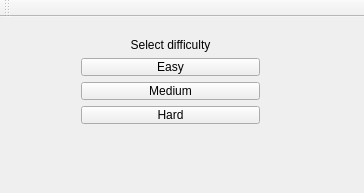
<?xml version="1.0" encoding="UTF-8"?>
<ui version="4.0">
 <class>QtViewClass_game</class>
 <widget class="QMainWindow" name="QtViewClass_game">
  <property name="geometry">
   <rect>
    <x>0</x>
    <y>0</y>
    <width>364</width>
    <height>193</height>
   </rect>
  </property>
  <property name="windowTitle">
   <string>QtView</string>
  </property>
  <widget class="QWidget" name="centralWidget">
   <widget class="QStackedWidget" name="stackedWidget">
    <property name="geometry">
     <rect>
      <x>10</x>
      <y>0</y>
      <width>341</width>
      <height>151</height>
     </rect>
    </property>
    <property name="currentIndex">
     <number>4</number>
    </property>
    <widget class="QWidget" name="page_3">
     <widget class="QWidget" name="verticalLayoutWidget_3">
      <property name="geometry">
       <rect>
        <x>90</x>
        <y>30</y>
        <width>160</width>
        <height>80</height>
       </rect>
      </property>
      <layout class="QVBoxLayout" name="verticalLayout_3">
       <item>
        <widget class="QLabel" name="label_5">
         <property name="text">
          <string>Select Mode</string>
         </property>
         <property name="alignment">
          <set>Qt::AlignCenter</set>
         </property>
        </widget>
       </item>
       <item>
        <widget class="QPushButton" name="pushButton_playerMode">
         <property name="text">
          <string>vs. Player</string>
         </property>
        </widget>
       </item>
       <item>
        <widget class="QPushButton" name="pushButton_computerMode">
         <property name="text">
          <string>vs. Computer</string>
         </property>
        </widget>
       </item>
      </layout>
     </widget>
    </widget>
    <widget class="QWidget" name="page">
     <widget class="QWidget" name="verticalLayoutWidget">
      <property name="geometry">
       <rect>
        <x>20</x>
        <y>10</y>
        <width>301</width>
        <height>121</height>
       </rect>
      </property>
      <layout class="QVBoxLayout" name="verticalLayout">
       <item>
        <layout class="QHBoxLayout" name="horizontalLayout_2">
         <item>
          <widget class="QLabel" name="label_3">
           <property name="text">
            <string>Player 1:</string>
           </property>
           <property name="alignment">
            <set>Qt::AlignBottom|Qt::AlignHCenter</set>
           </property>
          </widget>
         </item>
         <item>
          <widget class="QLabel" name="label_2">
           <property name="text">
            <string>Player 2:</string>
           </property>
           <property name="alignment">
            <set>Qt::AlignBottom|Qt::AlignHCenter</set>
           </property>
          </widget>
         </item>
        </layout>
       </item>
       <item>
        <layout class="QHBoxLayout" name="horizontalLayout">
         <item>
          <widget class="QLineEdit" name="lineEdit_1"/>
         </item>
         <item>
          <widget class="QLineEdit" name="lineEdit_2"/>
         </item>
        </layout>
       </item>
       <item>
        <widget class="QPushButton" name="pushButton">
         <property name="enabled">
          <bool>true</bool>
         </property>
         <property name="text">
          <string>Submit names</string>
         </property>
        </widget>
       </item>
      </layout>
     </widget>
    </widget>
    <widget class="QWidget" name="page_4">
     <widget class="QWidget" name="verticalLayoutWidget_4">
      <property name="geometry">
       <rect>
        <x>80</x>
        <y>30</y>
        <width>201</width>
        <height>80</height>
       </rect>
      </property>
      <layout class="QVBoxLayout" name="verticalLayout_5">
       <item>
        <widget class="QLabel" name="label_8">
         <property name="text">
          <string>Player name:</string>
         </property>
         <property name="alignment">
          <set>Qt::AlignCenter</set>
         </property>
        </widget>
       </item>
       <item>
        <widget class="QLineEdit" name="lineEdit_singlePlayerName"/>
       </item>
       <item>
        <widget class="QPushButton" name="pushButton_singlePlayerName">
         <property name="text">
          <string>Submit name</string>
         </property>
        </widget>
       </item>
      </layout>
     </widget>
    </widget>
    <widget class="QWidget" name="page_2">
     <widget class="QWidget" name="gridLayoutWidget">
      <property name="geometry">
       <rect>
        <x>10</x>
        <y>10</y>
        <width>239</width>
        <height>111</height>
       </rect>
      </property>
      <layout class="QGridLayout" name="gridLayout">
       <item row="1" column="0">
        <widget class="QPushButton" name="pushButton_4">
         <property name="text">
          <string>2,1</string>
         </property>
        </widget>
       </item>
       <item row="0" column="0">
        <widget class="QPushButton" name="pushButton_1">
         <property name="text">
          <string>1,1</string>
         </property>
        </widget>
       </item>
       <item row="0" column="1">
        <widget class="QPushButton" name="pushButton_2">
         <property name="text">
          <string>1,2</string>
         </property>
        </widget>
       </item>
       <item row="1" column="2">
        <widget class="QPushButton" name="pushButton_6">
         <property name="text">
          <string>2,3</string>
         </property>
        </widget>
       </item>
       <item row="1" column="1">
        <widget class="QPushButton" name="pushButton_5">
         <property name="text">
          <string>2,2</string>
         </property>
        </widget>
       </item>
       <item row="0" column="2">
        <widget class="QPushButton" name="pushButton_3">
         <property name="text">
          <string>1,3</string>
         </property>
        </widget>
       </item>
       <item row="2" column="0">
        <widget class="QPushButton" name="pushButton_7">
         <property name="text">
          <string>3,1</string>
         </property>
        </widget>
       </item>
       <item row="2" column="1">
        <widget class="QPushButton" name="pushButton_8">
         <property name="text">
          <string>3,2</string>
         </property>
        </widget>
       </item>
       <item row="2" column="2">
        <widget class="QPushButton" name="pushButton_9">
         <property name="text">
          <string>3,3</string>
         </property>
        </widget>
       </item>
      </layout>
     </widget>
     <widget class="QWidget" name="verticalLayoutWidget_2">
      <property name="geometry">
       <rect>
        <x>260</x>
        <y>10</y>
        <width>61</width>
        <height>111</height>
       </rect>
      </property>
      <layout class="QVBoxLayout" name="verticalLayout_2">
       <item>
        <widget class="QLabel" name="label_4">
         <property name="text">
          <string>Turn of:</string>
         </property>
         <property name="alignment">
          <set>Qt::AlignBottom|Qt::AlignHCenter</set>
         </property>
        </widget>
       </item>
       <item>
        <widget class="QLabel" name="label">
         <property name="text">
          <string>Nume</string>
         </property>
         <property name="alignment">
          <set>Qt::AlignHCenter|Qt::AlignTop</set>
         </property>
        </widget>
       </item>
      </layout>
     </widget>
    </widget>
    <widget class="QWidget" name="page_5">
     <widget class="QWidget" name="verticalLayoutWidget_5">
      <property name="geometry">
       <rect>
        <x>60</x>
        <y>10</y>
        <width>201</width>
        <height>108</height>
       </rect>
      </property>
      <layout class="QVBoxLayout" name="verticalLayout_6">
       <item>
        <widget class="QLabel" name="label_9">
         <property name="text">
          <string>Select difficulty</string>
         </property>
         <property name="alignment">
          <set>Qt::AlignCenter</set>
         </property>
        </widget>
       </item>
       <item>
        <widget class="QPushButton" name="pushButton_easy">
         <property name="text">
          <string>Easy</string>
         </property>
        </widget>
       </item>
       <item>
        <widget class="QPushButton" name="pushButton_medium">
         <property name="text">
          <string>Medium</string>
         </property>
        </widget>
       </item>
       <item>
        <widget class="QPushButton" name="pushButton_hard">
         <property name="text">
          <string>Hard</string>
         </property>
        </widget>
       </item>
      </layout>
     </widget>
    </widget>
   </widget>
  </widget>
  <widget class="QToolBar" name="mainToolBar">
   <attribute name="toolBarArea">
    <enum>TopToolBarArea</enum>
   </attribute>
   <attribute name="toolBarBreak">
    <bool>false</bool>
   </attribute>
  </widget>
 </widget>
 <layoutdefault spacing="6" margin="11"/>
 <resources>
  <include location="QtView.qrc"/>
 </resources>
 <connections/>
</ui>
